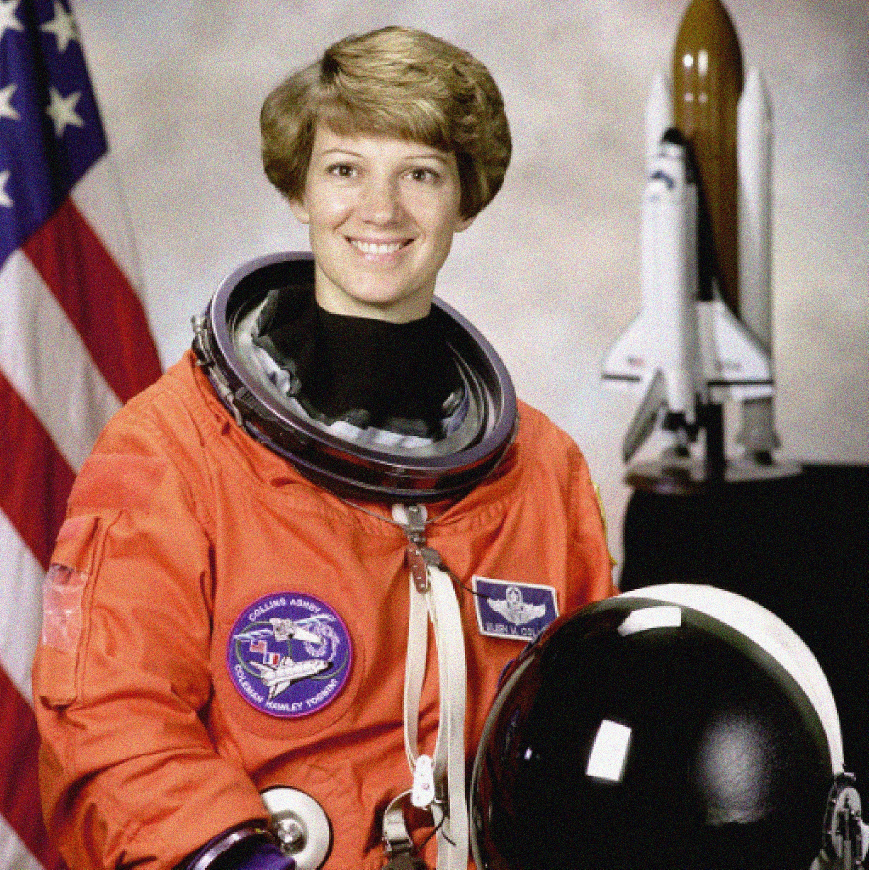
#> input picture html/rsc/src/400_OpenCV/ch_07_domain/example.jpg, 1737 x 1739 px (shown at 1/2 size)
$ jupyter execute '158_Canny 엣지 검출 비교.ipynb'
#> lines starting #> are read from the running program, lines starting #| are printed output that depends on the picture
[cell 1]
import cv2
import matplotlib.pyplot as plt

# 이미지 불러오기 (흑백 이미지로 변환)
image = cv2.imread('example.jpg', cv2.IMREAD_GRAYSCALE)
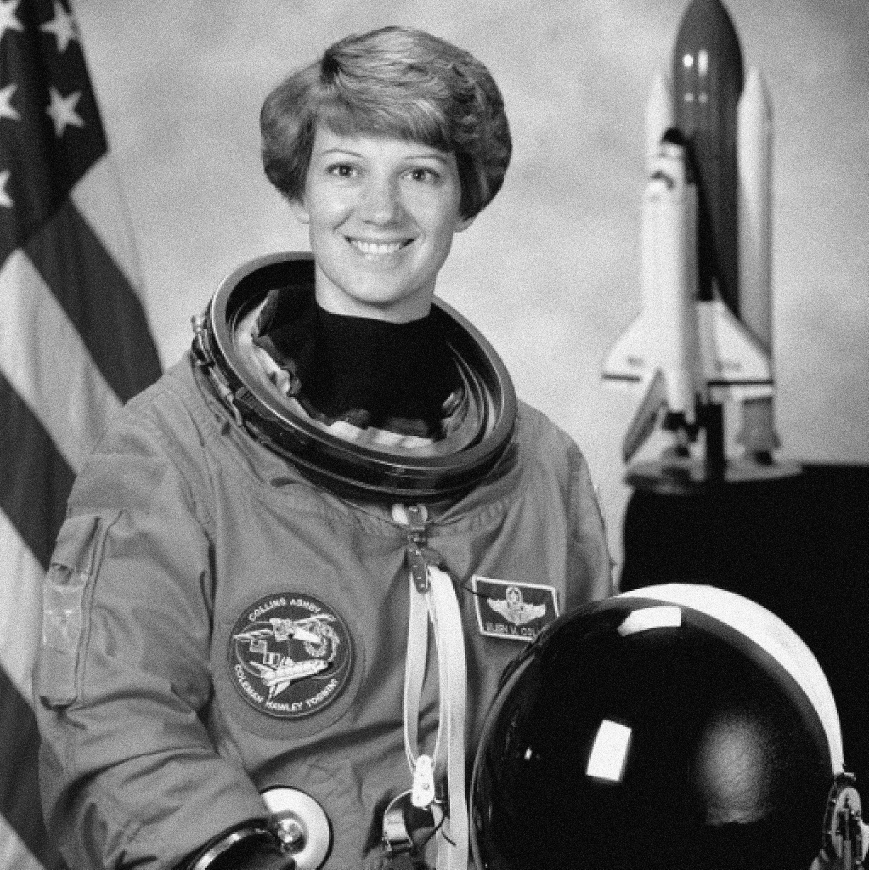
#> image: shape (1739, 1737) (shown at 1/2 size); min 0, max 255, mean 117.3

# 다양한 Canny Edge 임계값 설정 (5개 조합)
thresholds = [
    (50, 100),   # 낮은 임계값
    (100, 200),  # 중간 임계값
    (150, 300),  # 약간 높은 임계값
    (200, 400),  # 높은 임계값
    (300, 600),  # 아주 높은 임계값
]

# 결과 출력
fs = 15  # 폰트 사이즈 설정
plt.figure(figsize=(16, 10))

# 원본 이미지 출력
plt.subplot(2, 3, 1)
plt.title("Original Image", fontsize=fs)
plt.imshow(image, cmap='gray')
plt.axis('off')

# 각 임계값에 대한 Canny Edge 결과 출력
for i, (t1, t2) in enumerate(thresholds):
    canny_edge = cv2.Canny(image, t1, t2)
    plt.subplot(2, 3, i+2)  # 2행 3열 중 해당 위치
    plt.title(f"Canny Edge ({t1}, {t2})", fontsize=fs)
    plt.imshow(canny_edge, cmap='gray')
    plt.axis('off')
#> this loop made 5 passes
#> pass 1, `canny_edge = cv2.Canny(image, t1, t2)`:
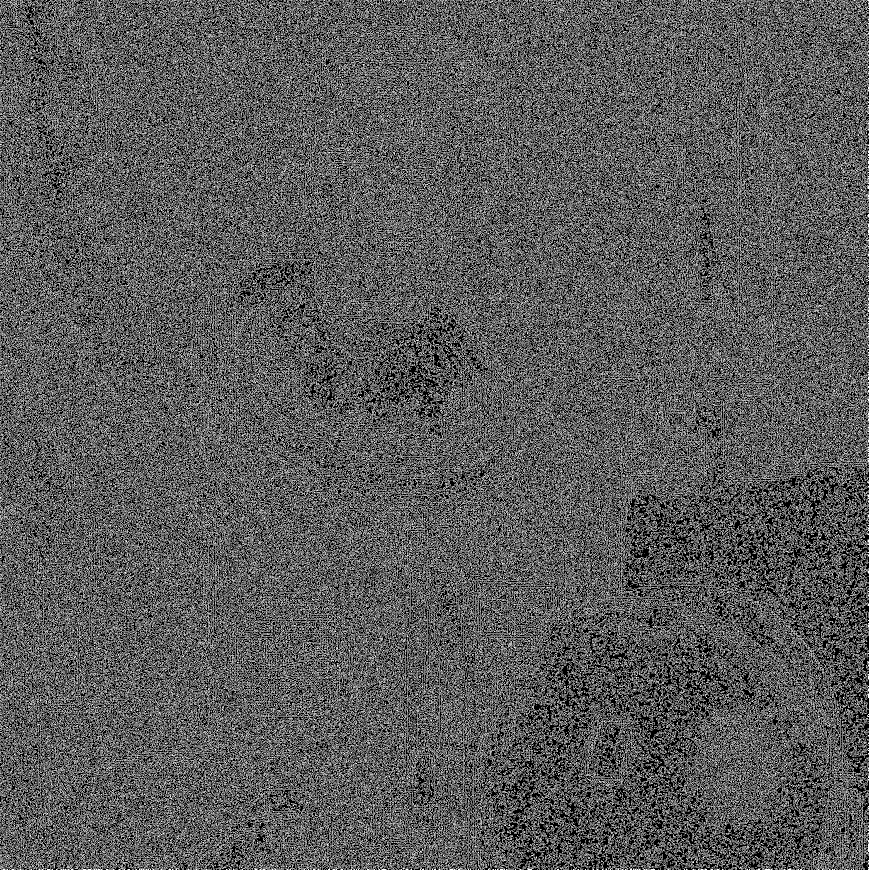
#> canny_edge: shape (1739, 1737) (shown at 1/2 size); 35.4% white in thin lines or dots
#> pass 2, `canny_edge = cv2.Canny(image, t1, t2)`:
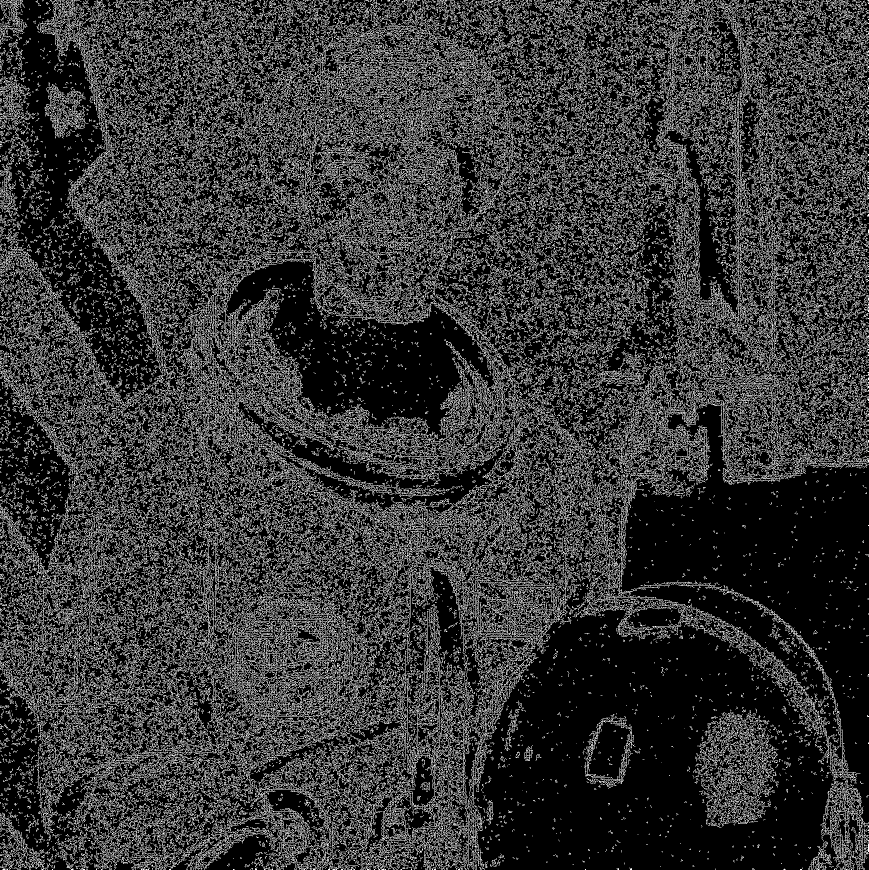
#> canny_edge: shape (1739, 1737) (shown at 1/2 size); 21.5% white in thin lines or dots
#> pass 3, `canny_edge = cv2.Canny(image, t1, t2)`:
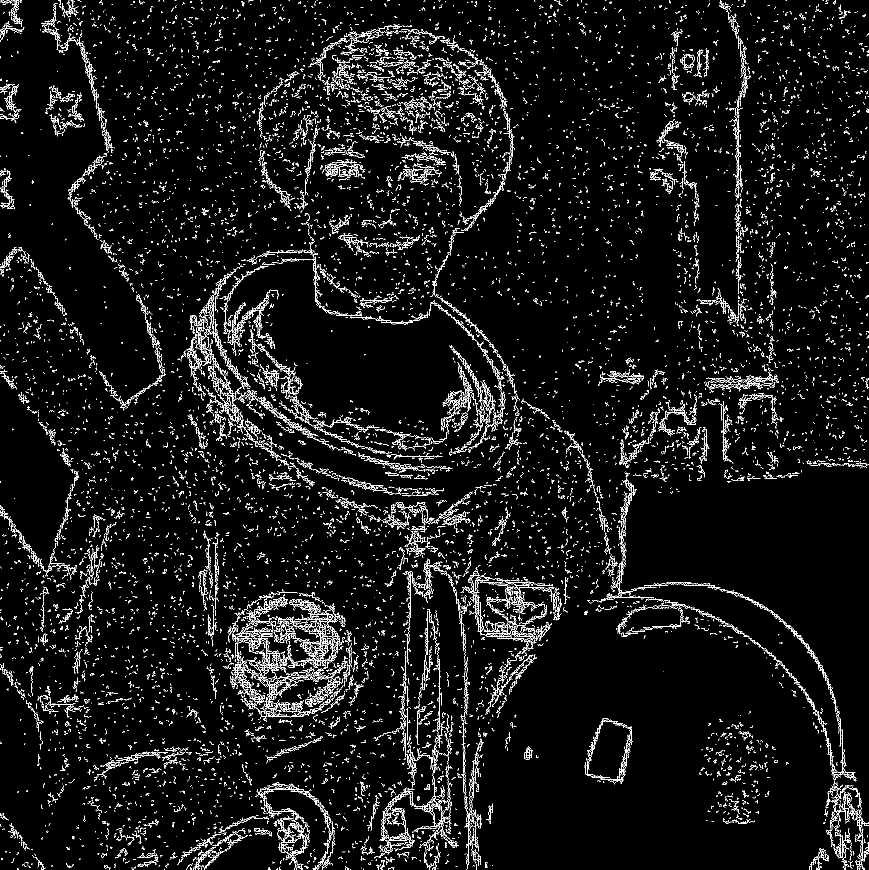
#> canny_edge: shape (1739, 1737) (shown at 1/2 size); 5.3% white in thin lines or dots
pass

plt.tight_layout()
plt.show()
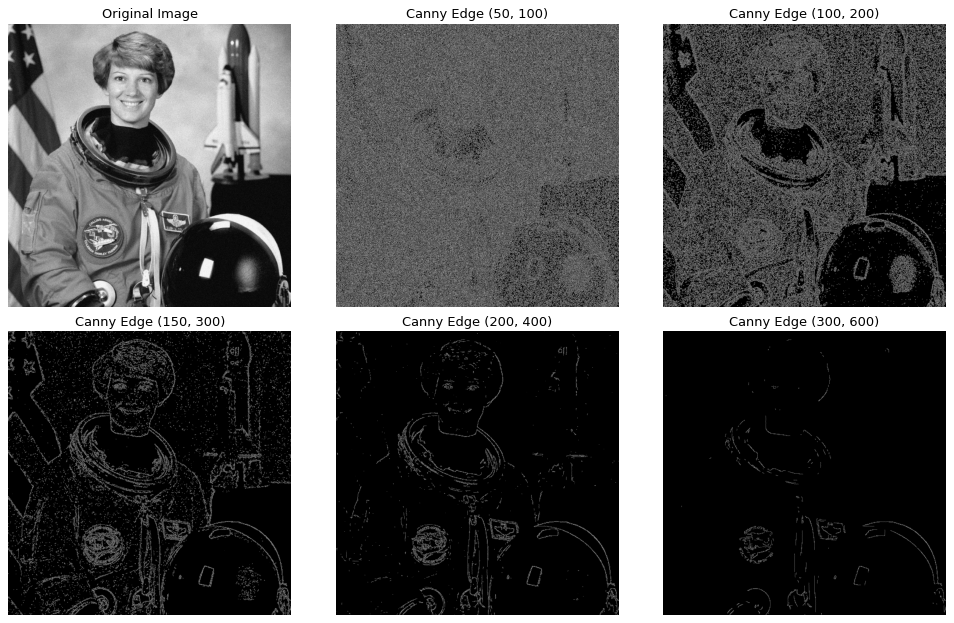
#> figure drawn by matplotlib, 6 panels

$ run again, with html/rsc/src/400_OpenCV/ch_07_domain/sharpen.jpg copied over html/rsc/src/400_OpenCV/ch_07_domain/example.jpg
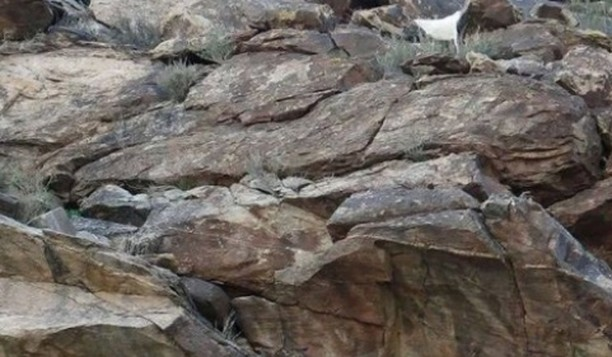
#> input picture html/rsc/src/400_OpenCV/ch_07_domain/sharpen.jpg, 612 x 357 px
#> the loop `for i, (t1, t2) in enumerate(thresholds):` made 5 passes
#> pass 1, `canny_edge = cv2.Canny(image, t1, t2)`:
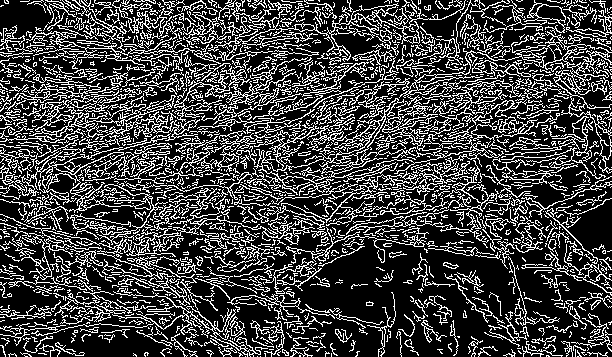
#> canny_edge: shape (357, 612); 26% white in thin lines or dots
#> pass 3, `canny_edge = cv2.Canny(image, t1, t2)`:
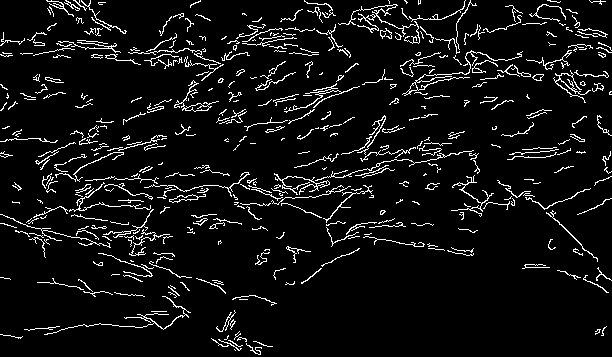
#> canny_edge: shape (357, 612); 6.7% white in thin lines or dots
